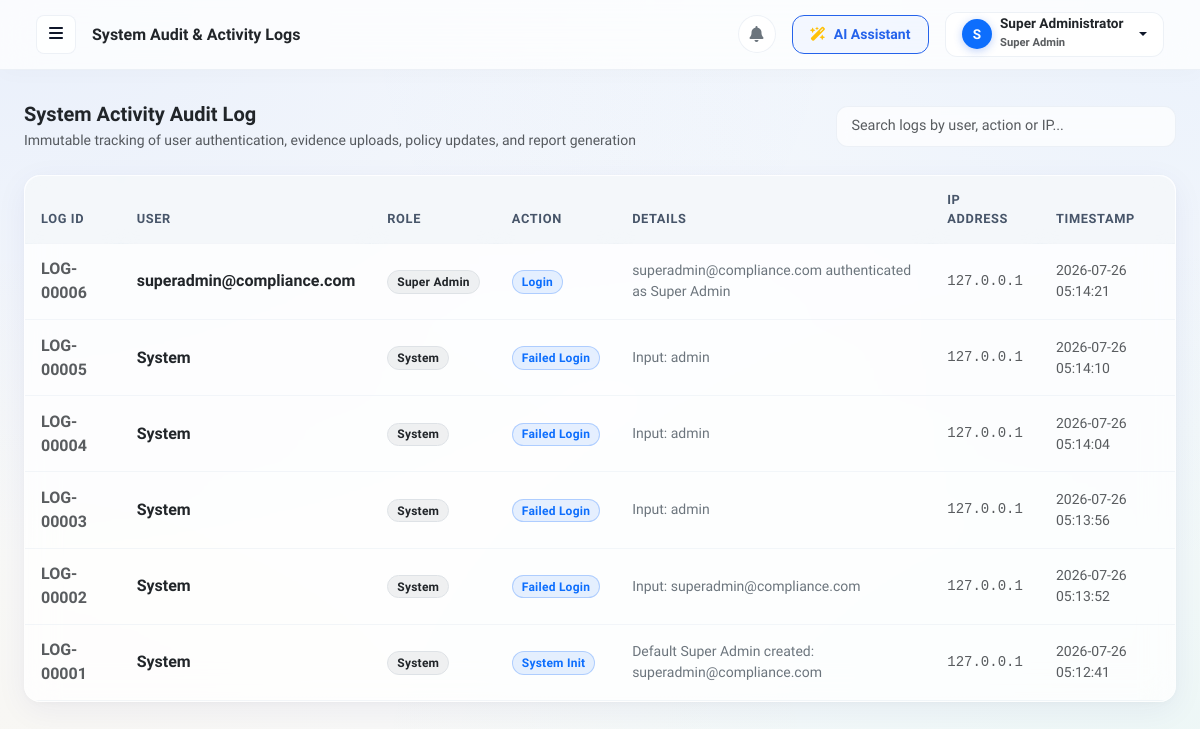
Screenshot of /logs (signed in) with the database file from the repository.
### models.py (models this page shows, shortened)
class User(UserMixin, db.Model):
    __tablename__ = 'users'
    id                  = db.Column(db.Integer, primary_key=True)
    full_name           = db.Column(db.String(100), nullable=False)
    username            = db.Column(db.String(80),  nullable=False, unique=True)
    email               = db.Column(db.String(120), nullable=False, unique=True, index=True)
    password_hash       = db.Column(db.String(256), nullable=False)
    role                = db.Column(db.String(30),  nullable=False, default='Employee')
    department_id       = db.Column(db.Integer, db.ForeignKey('departments.id'), nullable=True)
    phone               = db.Column(db.String(30),  nullable=True)
    profile_image       = db.Column(db.String(255), default='default_avatar.png')
    job_title           = db.Column(db.String(100), nullable=True)
    status              = db.Column(db.String(20),  default='Active')  # Active / Inactive
    must_change_password= db.Column(db.Boolean,     default=False)
    last_login          = db.Column(db.DateTime,    nullable=True)
    created_at          = db.Column(db.DateTime,    default=datetime.utcnow)
    updated_at          = db.Column(db.DateTime,    default=datetime.utcnow, onupdate=datetime.utcnow)
    tasks_assigned  = db.relationship('Task', foreign_keys='Task.assigned_to_id', backref='assignee',   lazy=True)
    tasks_created   = db.relationship('Task', foreign_keys='Task.assigned_by_id', backref='creator',    lazy=True)
    evidence_up     = db.relationship('Evidence', foreign_keys='Evidence.employee_id',  backref='uploader',  lazy=True)
    evidence_rev    = db.relationship('Evidence', foreign_keys='Evidence.reviewer_id',  backref='reviewer',  lazy=True)
    audits_as       = db.relationship('Audit',   foreign_keys='Audit.auditor_id',       backref='auditor',   lazy=True)
    notifications   = db.relationship('Notification', backref='user', lazy=True)

class ActivityLog(db.Model):
    __tablename__ = 'activity_logs'
    id         = db.Column(db.Integer, primary_key=True)
    user_id    = db.Column(db.Integer, db.ForeignKey('users.id'), nullable=True)
    user_name  = db.Column(db.String(100), nullable=False)
    user_role  = db.Column(db.String(50),  nullable=True)
    action     = db.Column(db.String(100), nullable=False)
    details    = db.Column(db.Text,        nullable=True)
    ip_address = db.Column(db.String(45),  nullable=True)
    created_at = db.Column(db.DateTime,   default=datetime.utcnow)

### app.py (the view)
@app.route('/logs')
@login_required
@role_required('Super Admin')
def logs():
    page   = request.args.get('page', 1, type=int)
    q      = request.args.get('q', '').strip()
    qry    = ActivityLog.query
    if q:
        qry = qry.filter(
            ActivityLog.user_name.ilike(f'%{q}%') |
            ActivityLog.action.ilike(f'%{q}%'))
    pag = qry.order_by(ActivityLog.created_at.desc()).paginate(page=page, per_page=20)
    return render_template('logs/index.html', logs=pag.items, pagination=pag, search_q=q)

### app.py (called while the page is built)
@login_manager.user_loader
def load_user(user_id):
    return User.query.get(int(user_id))

def role_required(*allowed_roles):
    def decorator(f):
        @wraps(f)
        def decorated(*args, **kwargs):
            if not current_user.is_authenticated:
                return redirect(url_for('login'))
            if current_user.role not in allowed_roles:
                flash('Access Denied: You are not authorised to view this page.', 'danger')
                return redirect(url_for('dashboard'))
            return f(*args, **kwargs)
        return decorated
    return decorator

@app.context_processor
def inject_globals():
    unread = 0
    if current_user.is_authenticated:
        unread = Notification.query.filter_by(user_id=current_user.id, is_read=False).count()
    return dict(unread_notifications_count=unread)

@app.before_request
def enforce_access_controls():
    public_endpoints = {'landing', 'login', 'register', 'forgot_password', 'reset_password_token', 'login_google', 'static'}
    if request.endpoint in public_endpoints:
        return None
    if current_user.is_authenticated and current_user.status != 'Active':
        logout_user()
        flash('Your account is currently inactive. Please contact an administrator.', 'warning')
        return redirect(url_for('landing'))
    return None

### templates/logs/index.html (shortened to what this page needs)
{% extends "layout/base.html" %}
{% block page_title %}System Audit &amp; Activity Logs{% endblock %}
{% block content %}
<div class="d-flex flex-column flex-md-row justify-content-between align-items-md-center gap-3 mb-4">
    <div>
        <h5 class="fw-bold mb-1 text-dark">System Activity Audit Log</h5>
        <p class="text-muted small mb-0">Immutable tracking of user authentication, evidence uploads, policy updates, and report generation</p>
    </div>
    <input type="text" class="form-control form-control-sm navbar-search table-search-input" data-table-target="logsTable" placeholder="Search logs by user, action or IP...">
</div>
<div class="glass-card p-0">
    <div class="table-responsive">
        <table class="table table-hover align-middle mb-0" id="logsTable">
            <thead>
                <tr>
                    <th>Log ID</th>
                    <th>User</th>
                    <th>Role</th>
                    <th>Action</th>
                    <th>Details</th>
                    <th>IP Address</th>
                    <th>Timestamp</th>
                </tr>
            </thead>
            <tbody>
                {% for l in logs %}
                <tr>
                    <td class="fw-bold text-muted">LOG-{{ "%05d"|format(l.id) }}</td>
                    <td class="fw-bold text-dark">{{ l.user_name }}</td>
                    <td><span class="badge bg-secondary bg-opacity-10 text-dark border">{{ l.user_role or 'Guest' }}</span></td>
                    <td><span class="badge bg-primary bg-opacity-10 text-primary border border-primary border-opacity-25">{{ l.action }}</span></td>
                    <td class="small text-secondary">{{ l.details }}</td>
                    <td class="small font-monospace text-muted">{{ l.ip_address or '127.0.0.1' }}</td>
                    <td class="small text-muted">{{ l.created_at.strftime('%Y-%m-%d %H:%M:%S') }}</td>
                </tr>
                {% else %}
                <tr>
                    <td colspan="7" class="text-center py-4 text-muted">No activity logs recorded.</td>
                </tr>
                {% endfor %}
            </tbody>
        </table>
    </div>
</div>
{% endblock %}

### templates/layout/base.html (shortened to what this page needs)
<!DOCTYPE html>
<html lang="en">
<head>
    <link href="https://cdn.jsdelivr.net/npm/bootstrap@5.3.2/dist/css/bootstrap.min.css" rel="stylesheet">
    <link href="https://cdnjs.cloudflare.com/ajax/libs/font-awesome/6.4.2/css/all.min.css" rel="stylesheet">
    <link rel="stylesheet" href="{{ url_for('static', filename='css/custom.css') }}">
</head>
<body>
<div id="wrapper">
    <div id="content">
        <nav class="navbar navbar-expand-lg top-navbar">
            <div class="container-fluid">
                <button type="button" id="sidebarCollapse" class="btn me-3" title="Toggle Navigation Sidebar">
                    <i class="fas fa-bars"></i>
                </button>
                <div class="d-none d-md-block me-auto">
                    <h6 class="mb-0 fw-bold text-dark">{% block page_title %}Security Compliance{% endblock %}</h6>
                </div>
                <div class="d-flex align-items-center gap-3">
                    <a href="{{ url_for('notifications') }}" class="btn btn-glass position-relative p-2 rounded-circle d-flex align-items-center justify-content-center" style="width:38px;height:38px;" title="Notifications">
                        <i class="fas fa-bell text-secondary"></i>
                    </a>
                    {% if current_user.is_authenticated and current_user.role in ['Super Admin', 'Admin', 'Auditor'] %}
                    <a href="{{ url_for('ai_studio') }}" class="btn btn-sm btn-outline-primary d-flex align-items-center gap-2">
                        <i class="fas fa-wand-magic-sparkles text-warning"></i> <span class="d-none d-sm-inline">AI Assistant</span>
                    </a>
                    {% endif %}
                    <div class="dropdown">
                        <a class="btn btn-glass btn-sm dropdown-toggle d-flex align-items-center gap-2 px-3 py-1"
                           href="#" role="button" data-bs-toggle="dropdown">
                            <div class="bg-primary text-white rounded-circle d-flex align-items-center justify-content-center fw-bold"
                                 style="width:30px;height:30px;font-size:0.85rem; box-shadow: 0 2px 8px rgba(37,99,235,0.3);">
                                {{ current_user.full_name[0].upper() if current_user.is_authenticated else 'G' }}
                            </div>
                            <div class="text-start d-none d-sm-block me-1">
                                <div class="fw-bold text-dark lh-1" style="font-size:0.85rem;">
                                    {{ current_user.full_name if current_user.is_authenticated else 'Guest' }}
                                </div>
                                <small class="text-muted" style="font-size:0.7rem;">{{ current_user.role if current_user.is_authenticated else '' }}</small>
                            </div>
                        </a>
                    </div>
                </div>
            </div>
        </nav>
        <div class="px-4 pt-3">
        </div>
        <div class="container-fluid px-4 py-3">
            {% block content %}{% endblock %}
        </div>
    </div>
</div>
</body>
</html>

### static/css/custom.css (style rules this page uses)
:root { --primary-color: #2563eb; --primary-hover: #1d4ed8; --primary-light: rgba(37, 99, 235, 0.1); --secondary-color: #3b82f6; --success-color: #10b981; --warning-color: #f59e0b; --danger-color: #ef4444; --bg-main: #f8fafc; --text-primary: #0f172a; --text-secondary: #475569; --text-muted: #64748b; --glass-bg: rgba(255, 255, 255, 0.68); --glass-bg-hover: rgba(255, 255, 255, 0.85); --glass-border: rgba(255, 255, 255, 0.6); --glass-border-subtle: rgba(226, 232, 240, 0.6); --glass-blur: blur(16px); --glass-shadow: 0 8px 32px 0 rgba(31, 38, 135, 0.06), 0 2px 8px rgba(0, 0, 0, 0.03); --glass-shadow-hover: 0 14px 40px 0 rgba(37, 99, 235, 0.12), 0 4px 12px rgba(0, 0, 0, 0.05); --sidebar-bg: rgba(15, 23, 42, 0.88); --sidebar-width: 270px; --sidebar-transition: 0.32s cubic-bezier(0.4, 0, 0.2, 1); --radius-lg: 16px; --radius-md: 12px; --radius-sm: 8px; }
* { box-sizing: border-box; }
body { font-family: 'Plus Jakarta Sans', -apple-system, BlinkMacSystemFont, "Segoe UI", Roboto, sans-serif; background-color: var(--bg-main); background-image: radial-gradient(at 0% 0%, rgba(37, 99, 235, 0.07) 0px, transparent 50%), radial-gradient(at 100% 0%, rgba(59, 130, 246, 0.07) 0px, transparent 50%), radial-gradient(at 100% 100%, rgba(16, 185, 129, 0.05) 0px, transparent 50%), radial-gradient(at 0% 100%, rgba(245, 158, 11, 0.04) 0px, transparent 50%); background-attachment: fixed; color: var(--text-primary); overflow-x: hidden; min-height: 100vh; }
#wrapper { display: block; width: 100%; min-height: 100vh; }
#content { width: 100%; min-height: 100vh; display: flex; flex-direction: column; }
.top-navbar { background: rgba(255, 255, 255, 0.75) !important; backdrop-filter: var(--glass-blur); -webkit-backdrop-filter: var(--glass-blur); border-bottom: 1px solid var(--glass-border-subtle); box-shadow: 0 4px 20px rgba(0, 0, 0, 0.02); padding: 0.75rem 1.5rem; position: sticky; top: 0; z-index: 999; }
#sidebarCollapse { background: rgba(255, 255, 255, 0.8); border: 1px solid var(--glass-border-subtle); color: var(--text-primary); border-radius: var(--radius-sm); padding: 0.4rem 0.75rem; transition: all 0.2s ease; }
.navbar-search { max-width: 340px; background: rgba(255, 255, 255, 0.7) !important; border: 1px solid var(--glass-border-subtle) !important; border-radius: var(--radius-md) !important; backdrop-filter: blur(8px); padding: 0.45rem 0.9rem; font-size: 0.875rem; transition: all 0.2s ease; }
.card, .glass-card, .kpi-card { background: var(--glass-bg); backdrop-filter: var(--glass-blur); -webkit-backdrop-filter: var(--glass-blur); border: 1px solid var(--glass-border); border-radius: var(--radius-lg); box-shadow: var(--glass-shadow); transition: transform 0.25s ease, box-shadow 0.25s ease, border-color 0.25s ease; }
.table-responsive { border-radius: var(--radius-lg); overflow: hidden; }
.table { background: transparent; color: var(--text-primary); margin-bottom: 0; }
.table th { background: rgba(241, 245, 249, 0.75) !important; backdrop-filter: blur(8px); -webkit-backdrop-filter: blur(8px); color: var(--text-secondary); font-weight: 700; font-size: 0.8rem; text-transform: uppercase; letter-spacing: 0.05em; border-bottom: 1px solid var(--glass-border-subtle) !important; padding: 0.9rem 1rem; position: sticky; top: 0; z-index: 10; }
.table td { padding: 0.85rem 1rem; vertical-align: middle; border-bottom: 1px solid rgba(226, 232, 240, 0.4); background: rgba(255, 255, 255, 0.3); transition: background 0.15s ease; }
.form-control, .form-select, .input-group-text { background: rgba(255, 255, 255, 0.75); backdrop-filter: blur(8px); -webkit-backdrop-filter: blur(8px); border: 1px solid var(--glass-border-subtle); border-radius: var(--radius-md); color: var(--text-primary); font-size: 0.9rem; padding: 0.55rem 0.9rem; transition: all 0.2s ease; }
.btn { border-radius: var(--radius-md); font-weight: 600; padding: 0.5rem 1.1rem; transition: all 0.22s ease; }
.btn-outline-primary { border-color: var(--primary-color); color: var(--primary-color); background: rgba(37, 99, 235, 0.04); }
.btn-glass { background: rgba(255, 255, 255, 0.65); backdrop-filter: blur(8px); border: 1px solid var(--glass-border-subtle); color: var(--text-primary); }
.badge { padding: 0.4em 0.75em; font-weight: 600; border-radius: 30px; letter-spacing: 0.02em; }

### rows the page displays
User: full_name "S", full_name "Super Administrator", role "Super Admin"
ActivityLog: id "00006", user_name "superadmin@compliance.com", user_role "Super Admin", action "Login", details "superadmin@compliance.com authenticated as Super Admin", ip_address "127.0.0.1", created_at "2026-07-26 05:14:21"
ActivityLog: id "00005", user_name "System", user_role "System", action "Failed Login", details "Input: admin", ip_address "127.0.0.1", created_at "2026-07-26 05:14:10"
ActivityLog: id "00004", user_name "System", user_role "System", action "Failed Login", details "Input: admin", ip_address "127.0.0.1", created_at "2026-07-26 05:14:04"
ActivityLog: id "00003", user_name "System", user_role "System", action "Failed Login", details "Input: admin", ip_address "127.0.0.1", created_at "2026-07-26 05:13:56"
ActivityLog: id "00002", user_name "System", user_role "System", action "Failed Login", details "Input: superadmin@compliance.com", ip_address "127.0.0.1", created_at "2026-07-26 05:13:52"
ActivityLog: id "00001", user_name "System", user_role "System", action "System Init", details "Default Super Admin created: superadmin@compliance.com", ip_address "127.0.0.1", created_at "2026-07-26 05:12:41"
